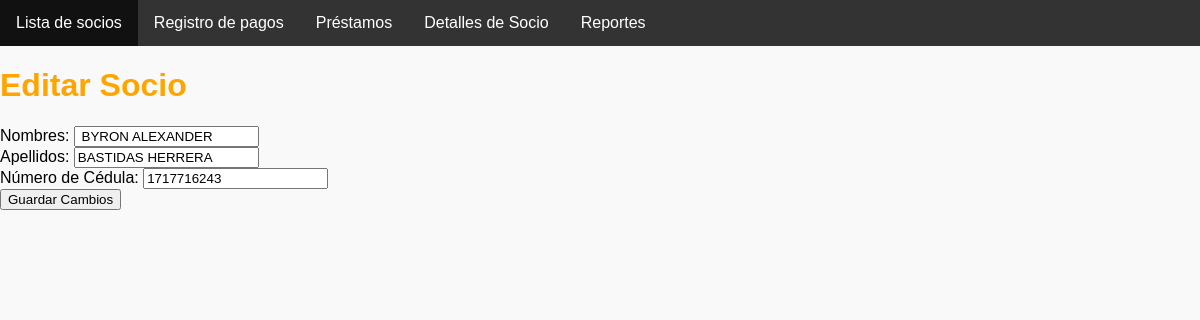
Screenshot of /socios/socios/editar/19/ (signed in) with the database file from the repository.
### socios/models.py (models this page shows)
class Socio(models.Model):
    nombre = models.CharField(max_length=50)
    apellidos = models.CharField(max_length=50)
    numero_cuenta = models.CharField(max_length=20, unique=True)
    total_dinero = models.DecimalField(max_digits=12, decimal_places=2)
    prestamos = models.IntegerField(default=0)
    deuda = models.DecimalField(max_digits=12, decimal_places=2, default=0.00)

### socios/views.py (the view, shortened to what this page needs)
# urls.py: path('socios/editar/<int:id>/', views.editar_socio, name='editar_socio'),
@login_required
def editar_socio(request, id):
    socio = get_object_or_404(Socio, id=id)
    return render(request, 'socios/editar_socio.html', {'socio': socio})

### templates/socios/editar_socio.html (shortened to what this page needs)
{% extends 'socios/base.html' %}
{% block content %}
    <h1>Editar Socio</h1>
    <form method="POST" action="{% url 'editar_socio' socio.id %}">
        <label for="nombre">Nombres:</label>
        <input type="text" id="nombre" name="nombre" value="{{ socio.nombre }}" required>
        <br>
        <label for="apellidos">Apellidos:</label>
        <input type="text" id="apellidos" name="apellidos" value="{{ socio.apellidos }}" required>
        <br>
        <label for="cedula">Número de Cédula:</label>
        <input type="text" id="cedula" name="cedula" value="{{ socio.numero_cuenta }}" required>
        <br>
        <button type="submit">Guardar Cambios</button>
    </form>
{% endblock %}

### socios/static/css/styles.css (style rules this page uses)
body { font-family: Arial, sans-serif; margin: 0; padding: 0; background-color: #f9f9f9; }
h1 { color: orange; }

### rows the page displays
Socio: nombre "BYRON ALEXANDER", apellidos "BASTIDAS HERRERA", cedula "1717716243"
